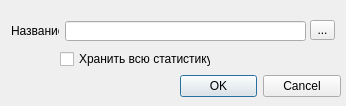
<ui version="4.0" >
 <class>Dialog</class>
 <widget class="QDialog" name="Dialog" >
  <property name="geometry" >
   <rect>
    <x>0</x>
    <y>0</y>
    <width>346</width>
    <height>106</height>
   </rect>
  </property>
  <property name="windowTitle" >
   <string>Dialog</string>
  </property>
  <widget class="QDialogButtonBox" name="buttonBox" >
   <property name="geometry" >
    <rect>
     <x>180</x>
     <y>70</y>
     <width>161</width>
     <height>32</height>
    </rect>
   </property>
   <property name="orientation" >
    <enum>Qt::Horizontal</enum>
   </property>
   <property name="standardButtons" >
    <set>QDialogButtonBox::Cancel|QDialogButtonBox::NoButton|QDialogButtonBox::Ok</set>
   </property>
  </widget>
  <widget class="QLineEdit" name="name_edit" >
   <property name="geometry" >
    <rect>
     <x>65</x>
     <y>21</y>
     <width>241</width>
     <height>20</height>
    </rect>
   </property>
  </widget>
  <widget class="QLabel" name="name_label" >
   <property name="geometry" >
    <rect>
     <x>11</x>
     <y>21</y>
     <width>48</width>
     <height>20</height>
    </rect>
   </property>
   <property name="text" >
    <string>Название</string>
   </property>
  </widget>
  <widget class="QToolButton" name="color_edit" >
   <property name="geometry" >
    <rect>
     <x>310</x>
     <y>20</y>
     <width>25</width>
     <height>20</height>
    </rect>
   </property>
   <property name="text" >
    <string>...</string>
   </property>
  </widget>
  <widget class="QCheckBox" name="store_edit" >
   <property name="geometry" >
    <rect>
     <x>60</x>
     <y>50</y>
     <width>151</width>
     <height>18</height>
    </rect>
   </property>
   <property name="text" >
    <string>Хранить всю статистику</string>
   </property>
  </widget>
 </widget>
 <tabstops>
  <tabstop>name_edit</tabstop>
  <tabstop>color_edit</tabstop>
  <tabstop>store_edit</tabstop>
  <tabstop>buttonBox</tabstop>
 </tabstops>
 <resources/>
 <connections>
  <connection>
   <sender>buttonBox</sender>
   <signal>accepted()</signal>
   <receiver>Dialog</receiver>
   <slot>accept()</slot>
   <hints>
    <hint type="sourcelabel" >
     <x>248</x>
     <y>254</y>
    </hint>
    <hint type="destinationlabel" >
     <x>157</x>
     <y>274</y>
    </hint>
   </hints>
  </connection>
  <connection>
   <sender>buttonBox</sender>
   <signal>rejected()</signal>
   <receiver>Dialog</receiver>
   <slot>reject()</slot>
   <hints>
    <hint type="sourcelabel" >
     <x>316</x>
     <y>260</y>
    </hint>
    <hint type="destinationlabel" >
     <x>286</x>
     <y>274</y>
    </hint>
   </hints>
  </connection>
 </connections>
</ui>
